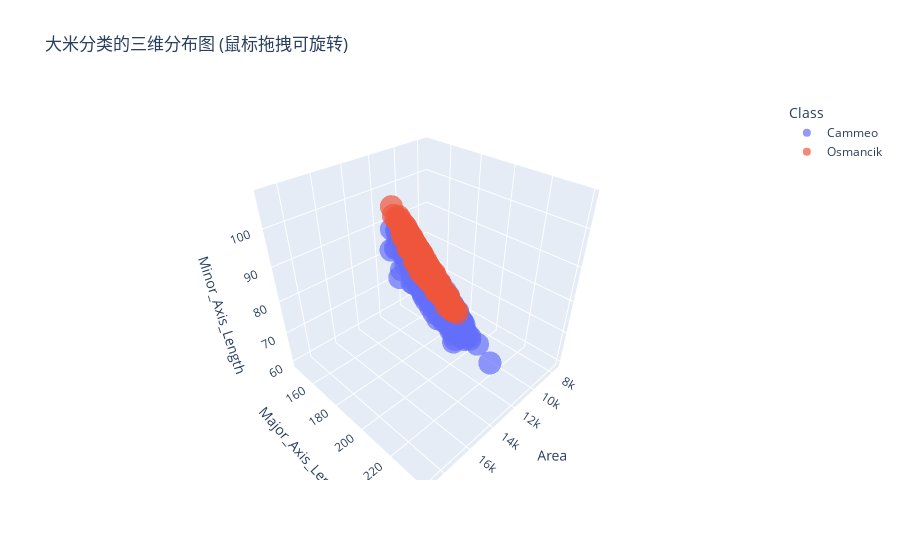

Source (notebook cell):
### Code cell
# --- 补课 1：上帝视角 (3D Visualization) ---
# 我们挑出最重要的三个特征：面积、长轴、短轴
# 看看这两类大米在三维空间里是不是泾渭分明？

fig = px.scatter_3d(
    rice_dataset,           # 注意：这里我们用原始数据，而不是归一化后的，这样坐标轴有物理意义
    x='Area',               # 面积
    y='Major_Axis_Length',  # 长轴
    z='Minor_Axis_Length',  # 短轴
    color='Class',          # 按照类别上色
    opacity=0.7,            #哪怕点重叠也能看清
    title="大米分类的三维分布图 (鼠标拖拽可旋转)"
)
fig.show()

### Figure 1 — Plotly figure (JSON) as saved in the notebook; plotly's stock layout.template omitted (floating-point values rounded to 4 significant figures; data arrays with more than 128 entries replaced by an {"elided": "..."} marker saying what was removed)
{"data": [{"hovertemplate": "Class=Cammeo<br>Area=%{x}<br>Major_Axis_Length=%{y}<br>Minor_Axis_Length=%{z}<extra></extra>", "legendgroup": "Cammeo", "marker": {"color": "#636efa", "opacity": 0.7, "symbol": "circle"}, "mode": "markers", "name": "Cammeo", "scene": "scene", "showlegend": true, "type": "scatter3d", "x": {"elided": "1630 int values"}, "y": {"elided": "1630 float values"}, "z": {"elided": "1630 float values"}}, {"hovertemplate": "Class=Osmancik<br>Area=%{x}<br>Major_Axis_Length=%{y}<br>Minor_Axis_Length=%{z}<extra></extra>", "legendgroup": "Osmancik", "marker": {"color": "#EF553B", "opacity": 0.7, "symbol": "circle"}, "mode": "markers", "name": "Osmancik", "scene": "scene", "showlegend": true, "type": "scatter3d", "x": {"elided": "2180 int values"}, "y": {"elided": "2180 float values"}, "z": {"elided": "2180 float values"}}], "layout": {"legend": {"title": {"text": "Class"}, "tracegroupgap": 0}, "scene": {"domain": {"x": [0, 1], "y": [0, 1]}, "xaxis": {"title": {"text": "Area"}}, "yaxis": {"title": {"text": "Major_Axis_Length"}}, "zaxis": {"title": {"text": "Minor_Axis_Length"}}}, "title": {"text": "大米分类的三维分布图 (鼠标拖拽可旋转)"}}}
